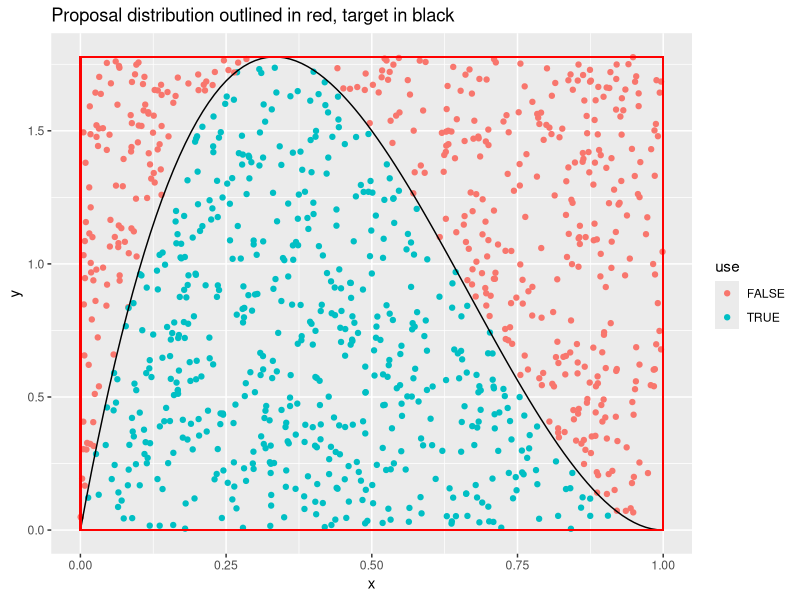
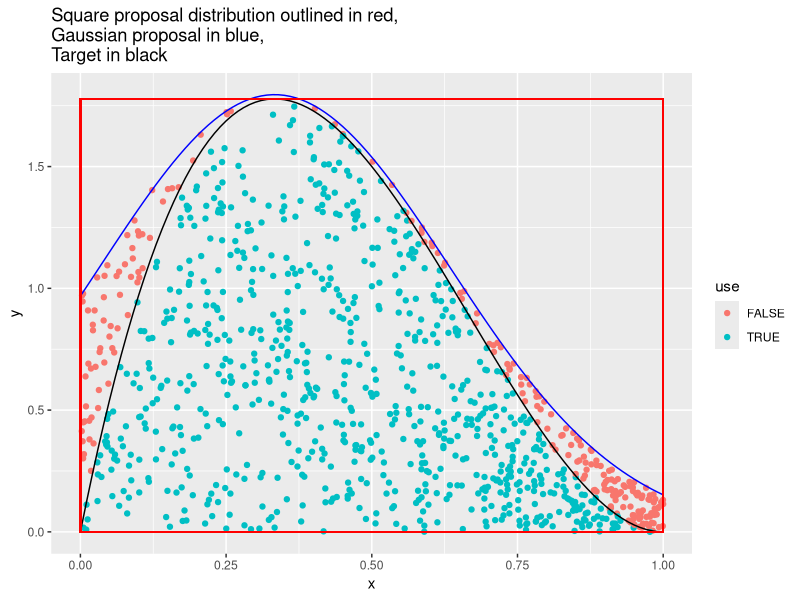
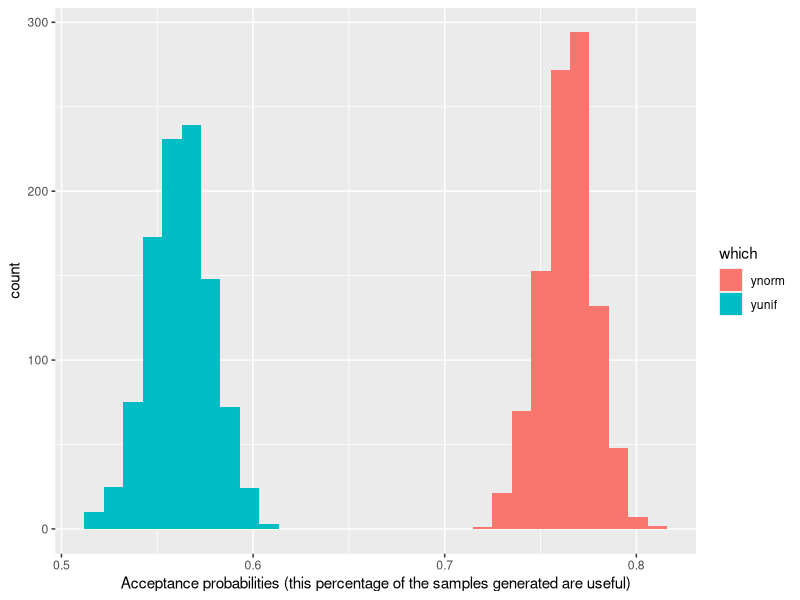
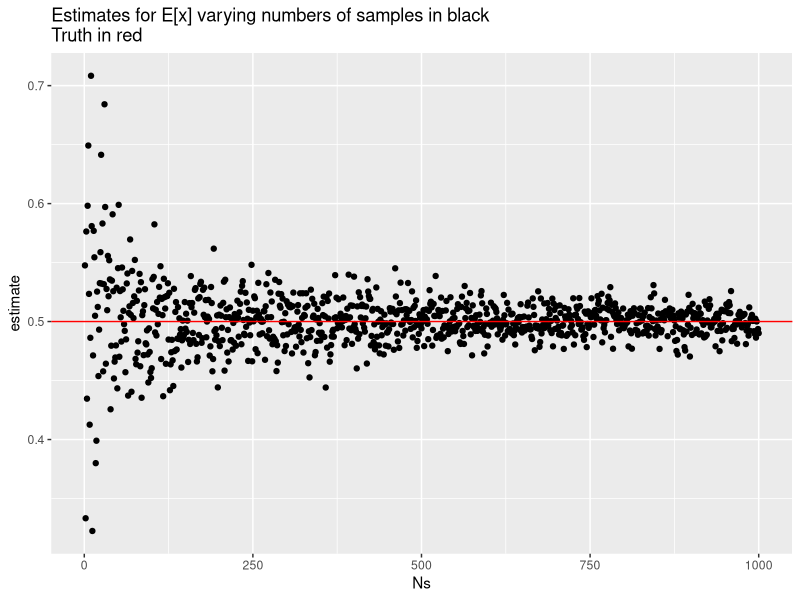
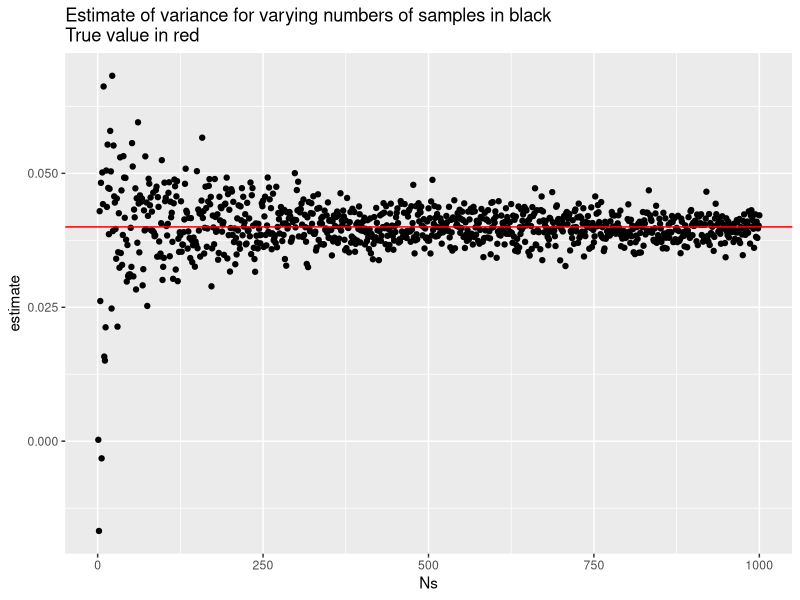
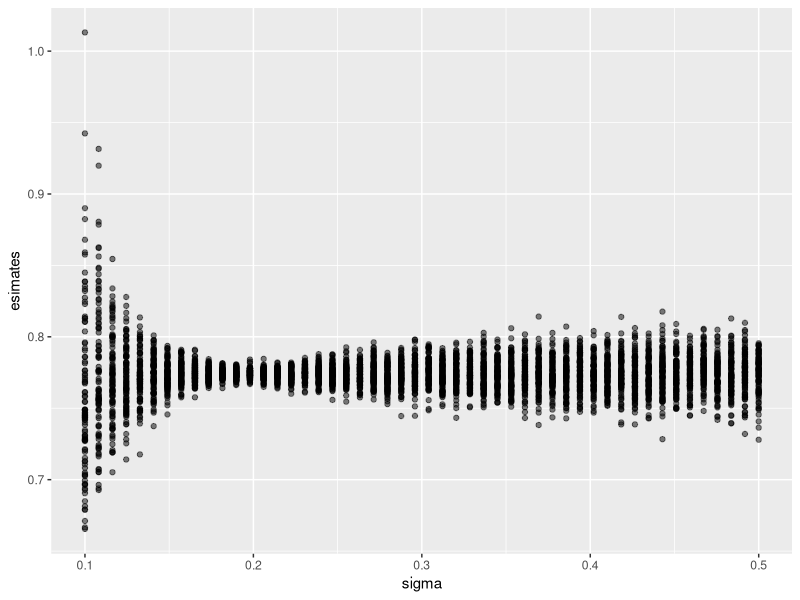
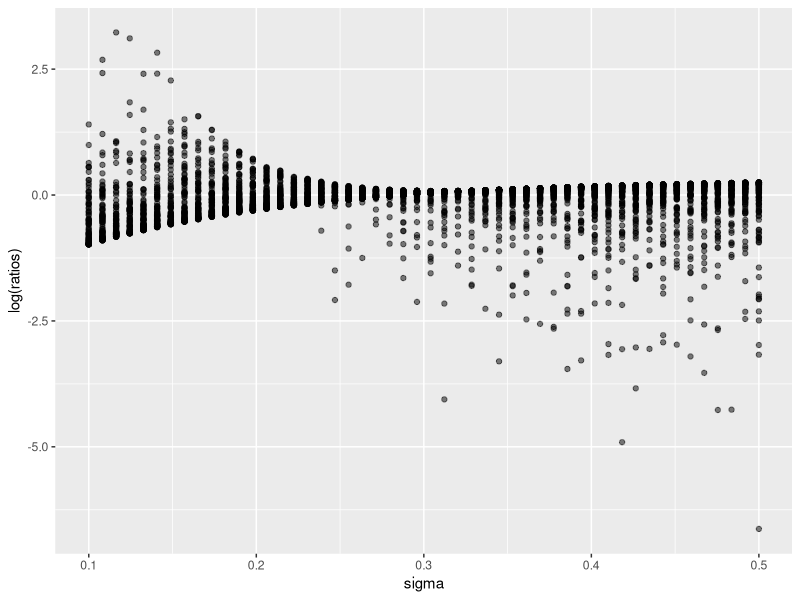
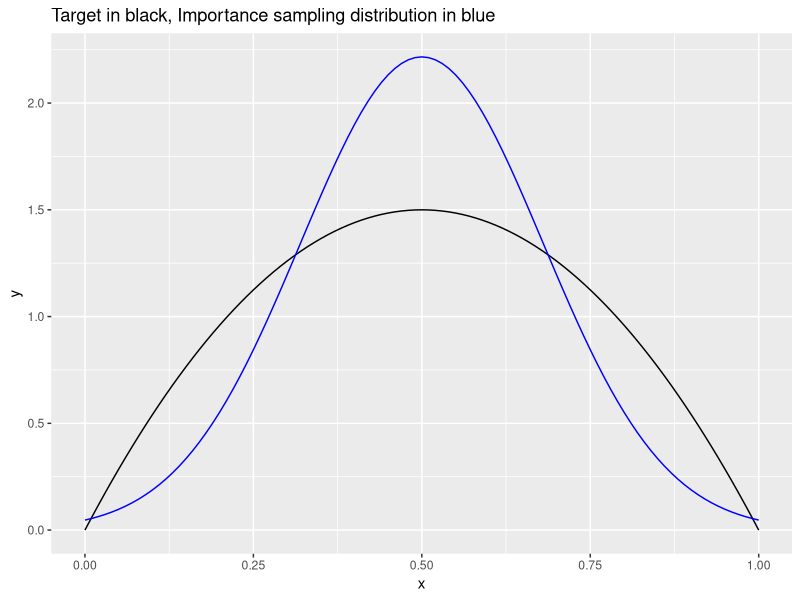

The R source for these figures, in order:
## ---- chunk 1
library(tidyverse)
library(ggplot2)
knitr::opts_chunk$set(echo = TRUE)
## ---- chunk 2
N = 1000

alpha = 2.0
beta = 3.0
mode = (alpha - 1) / (alpha + beta - 2)
maxB = dbeta(mode, alpha, beta)

list(x = runif(N),
     y = runif(N) * maxB) %>%
  as.tibble %>%
  mutate(use = y < dbeta(x, alpha, beta)) %>%
  ggplot(aes(x, y)) +
  geom_point(aes(color = use)) +
  stat_function(fun = function(x) dbeta(x, alpha, beta)) +
  geom_rect(aes(xmin = 0.0, xmax = 1.0, ymin = 0.0, ymax = maxB), alpha = 0.0, color = "red") +
  ggtitle("Proposal distribution outlined in red, target in black")
## ---- chunk 3
N = 1000

alpha = 2.0
beta = 3.0
mode = (alpha - 1) / (alpha + beta - 2)
maxB = dbeta(mode, alpha, beta)

x = runif(N)
y = runif(N) * 1.35 * dnorm(x, mode, 0.3)

list(x = x,
     y = y) %>%
  as.tibble %>%
  mutate(use = y < dbeta(x, alpha, beta)) %>%
  ggplot(aes(x, y)) +
  geom_point(aes(color = use)) +
  stat_function(fun = function(x) dbeta(x, alpha, beta)) +
  stat_function(fun = function(x) 1.35 * dnorm(x, mode, 0.3), color = "blue") +
  geom_rect(aes(xmin = 0.0, xmax = 1.0, ymin = 0.0, ymax = maxB), alpha = 0.0, color = "red") +
  ggtitle("Square proposal distribution outlined in red,\nGaussian proposal in blue,\nTarget in black")
## ---- chunk 4
N = 1000
P = 1000

alpha = 2.0
beta = 3.0
mode = (alpha - 1) / (alpha + beta - 2)
maxB = dbeta(mode, alpha, beta)

yunif = rep(0, P)
ynorm = rep(0, P)
for(p in 1:1000) {
  # Square proposal
  x = runif(N)
  y = runif(N) * maxB
  yunif[p] = sum(y < dbeta(x, alpha, beta)) / N
  
  # Normal proposal
  x = runif(N)
  y = 1.35 * dnorm(x, mode, 0.3) * runif(N)
  ynorm[p] = sum(y < dbeta(x, alpha, beta)) / N
}

list(yunif = yunif,
     ynorm = ynorm) %>% as.tibble %>%
  gather(which, y) %>%
  ggplot(aes(y)) +
  geom_histogram(aes(fill = which)) +
  xlab("Acceptance probabilities (this percentage of the samples generated are useful)")
## ---- chunk 5
alpha = 0.9
beta = alpha

q = function(x) 1
p = function(x) dbeta(x, alpha, beta)

N = 1000
Ns = 1:N
estimate = rep(0, N)
for(n in Ns) {
  x = runif(n)
  estimate[n] = sum(x * p(x) / q(x)) / n
}

list(Ns = Ns,
     estimate = estimate) %>%
  as.tibble %>%
  ggplot(aes(Ns, estimate)) +
  geom_point() +
  geom_hline(aes(yintercept = alpha / (alpha + beta)), color = "red") +
  ggtitle("Estimates for E[x] varying numbers of samples in black\nTruth in red")

## ---- chunk 6
alpha = 2.0
beta = 3.0

mode = (alpha - 1) / (alpha + beta - 2)

q = function(x) {
  dnorm(x, mode, 0.3) / (pnorm(1.0, mode, 0.3) - pnorm(0.0, mode, 0.3))
}
p = function(x) dbeta(x, alpha, beta)

N = 1000
Ns = 1:N
estimate = rep(0, N)
for(n in Ns) {
  x = rnorm(2 * n, mode, 0.30)
  x = x[x > 0 & x < 1]
  x = x[1:n]
  if(length(x) < n)
    warning("Didn't manage to generate N samples. Try this again probly")
  estimate[n] = sum(x^2  * p(x) / q(x)) / n - (sum(x  * p(x) / q(x)) / n)^2
}

list(Ns = Ns,
     estimate = estimate) %>%
  as.tibble %>%
  ggplot(aes(Ns, estimate)) +
  geom_point() +
  geom_hline(aes(yintercept = alpha * beta / ((alpha + beta)^2 * (alpha + beta + 1))), color = "red") +
  ggtitle("Estimate of variance for varying numbers of samples in black\nTrue value in red")

## ---- chunk 7
R = 100
sigmas = seq(0.1, 0.5, length = 50)

alpha = 2.0
beta = alpha

q = function(x, sigma) {
  dnorm(x, 0.5, sigma) / (pnorm(1.0, 0.5, sigma) - pnorm(0.0, 0.5, sigma))
}
p = function(x) dbeta(x, alpha, beta)

N = 1000
tibbles = list()
for(i in 1:length(sigmas)) {
  sigma = sigmas[i]
  estimates = rep(0, R)
  for(r in 1:R) {
    x = rnorm(2 * N, 0.5, sigma)
    x = x[x > 0 & x < 1]
    x = x[1:N]
    if(length(x) < N)
      warning("Didn't manage to generate N samples. Try this again probly")
    estimates[r] = sum(sin(pi * x) * p(x) / q(x, sigma)) / N
  }
  tibbles[[i]] = list(esimates = estimates, sigma = sigma) %>% as.tibble
}

tibbles %>% bind_rows %>%
  ggplot(aes(sigma, esimates)) +
  geom_point(alpha = 0.5)
## ---- chunk 8
R = 100
sigmas = seq(0.1, 0.5, length = 50)

alpha = 2.0
beta = alpha

q = function(x, sigma) {
  dnorm(x, 0.5, sigma) / (pnorm(1.0, 0.5, sigma) - pnorm(0.0, 0.5, sigma))
}
p = function(x) dbeta(x, alpha, beta)

N = 100
tibbles = list()
for(i in 1:length(sigmas)) {
  sigma = sigmas[i]
  x = rnorm(2 * N, 0.5, sigma)
  x = x[x > 0 & x < 1]
  x = x[1:N]
  if(length(x) < N)
    warning("Didn't manage to generate N samples. Try this again probly")
  ratios = p(x) / q(x, sigma)
  tibbles[[i]] = list(ratios = ratios, sigma = sigma) %>% as.tibble
}

tibbles %>% bind_rows %>%
  ggplot(aes(sigma, log(ratios))) +
  geom_point(alpha = 0.5)

# tibbles %>% bind_rows %>%
#   group_by(sigma) %>%
#   summarize(y = var(log(ratios + 1e-12))) %>%
#   ggplot(aes(sigma, y)) +
#   geom_point(alpha = 0.5)
## ---- chunk 9
alpha = 2.0
beta = alpha

list(x = seq(0, 1, length = 1000)) %>%
  as.tibble %>%
  ggplot(aes(x)) +
  stat_function(fun = function(x) dbeta(x, alpha, beta)) +
  stat_function(fun = function(x) dnorm(x, 0.5, 0.18), color = "blue") +
  ggtitle("Target in black, Importance sampling distribution in blue")
